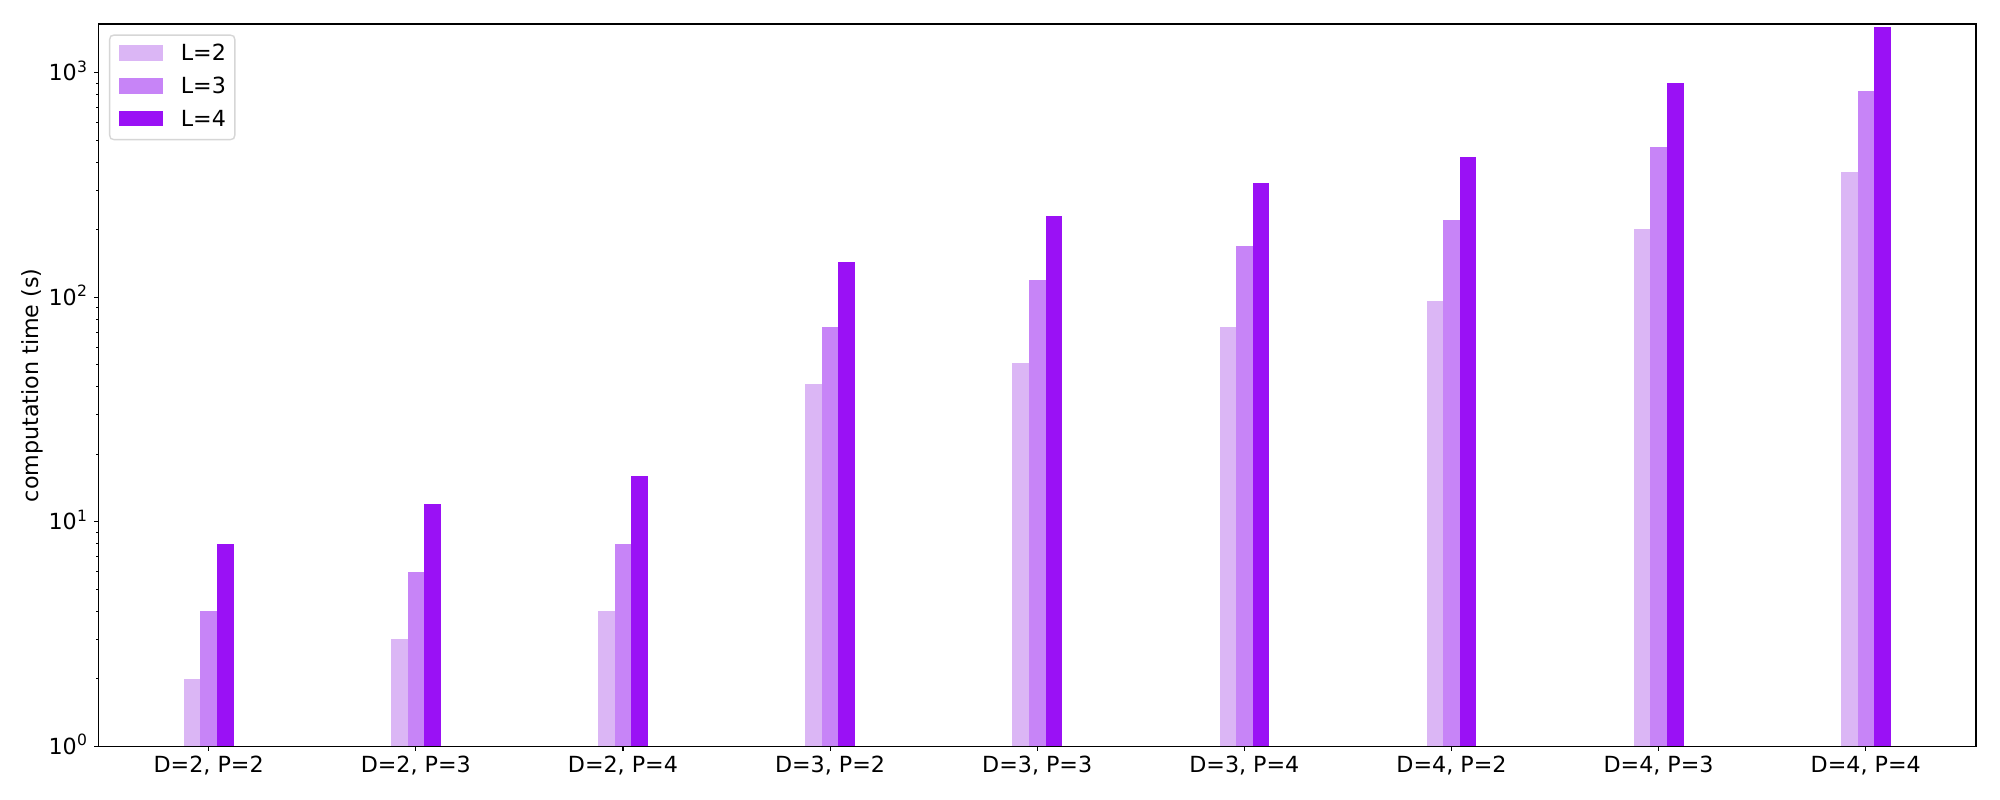

Write the Python code that produced this figure.
import numpy as np
import matplotlib
import matplotlib.pyplot as plt

# L2, L3, L4
D2_P2 = (2,4,8)
D2_P3 = (3,6,12)
D2_P4 = (4,8,16)
D3_P2 = (41,74,144)
D3_P3 = (51,119,230)
D3_P4 = (74,169,323)
D4_P2 = (96,220,422)
D4_P3 = (202,466,900)
D4_P4 = (362,826,1604)

L2 = (D2_P2[0], D2_P3[0], D2_P4[0], D3_P2[0], D3_P3[0], D3_P4[0], D4_P2[0], D4_P3[0], D4_P4[0])
L3 = (D2_P2[1], D2_P3[1], D2_P4[1], D3_P2[1], D3_P3[1], D3_P4[1], D4_P2[1], D4_P3[1], D4_P4[1])
L4 = (D2_P2[2], D2_P3[2], D2_P4[2], D3_P2[2], D3_P3[2], D3_P4[2], D4_P2[2], D4_P3[2], D4_P4[2])

labels = ('D=2, P=2', 'D=2, P=3', 'D=2, P=4', 'D=3, P=2', 'D=3, P=3', 'D=3, P=4', 'D=4, P=2', 'D=4, P=3', 'D=4, P=4')

ind = np.arange(len(L2))  # the x locations for the groups
width = 0.08  # the width of the bars

font = {'size' : 16}
matplotlib.rc('font', **font)
plt.rcParams["figure.figsize"] = [20,8]

fig, ax = plt.subplots()
ax.set_xticks(ind)
ax.set_xticklabels(labels, rotation = 0)
plt.ylim(1, 1650)
plt.ylabel('computation time (s)')

rects1 = plt.bar(ind - width, L2, width, color='#DBB6F5', label='L=2')
rects2 = plt.bar(ind, L3, width, color='#C784F7', label='L=3')
rects3 = plt.bar(ind + width, L4, width, color='#9A11F5', label='L=4')

plt.yscale('log')
plt.legend(loc = 'upper left')
plt.tight_layout()
plt.savefig("caseStudyTFLA_computationTimes.pdf")
